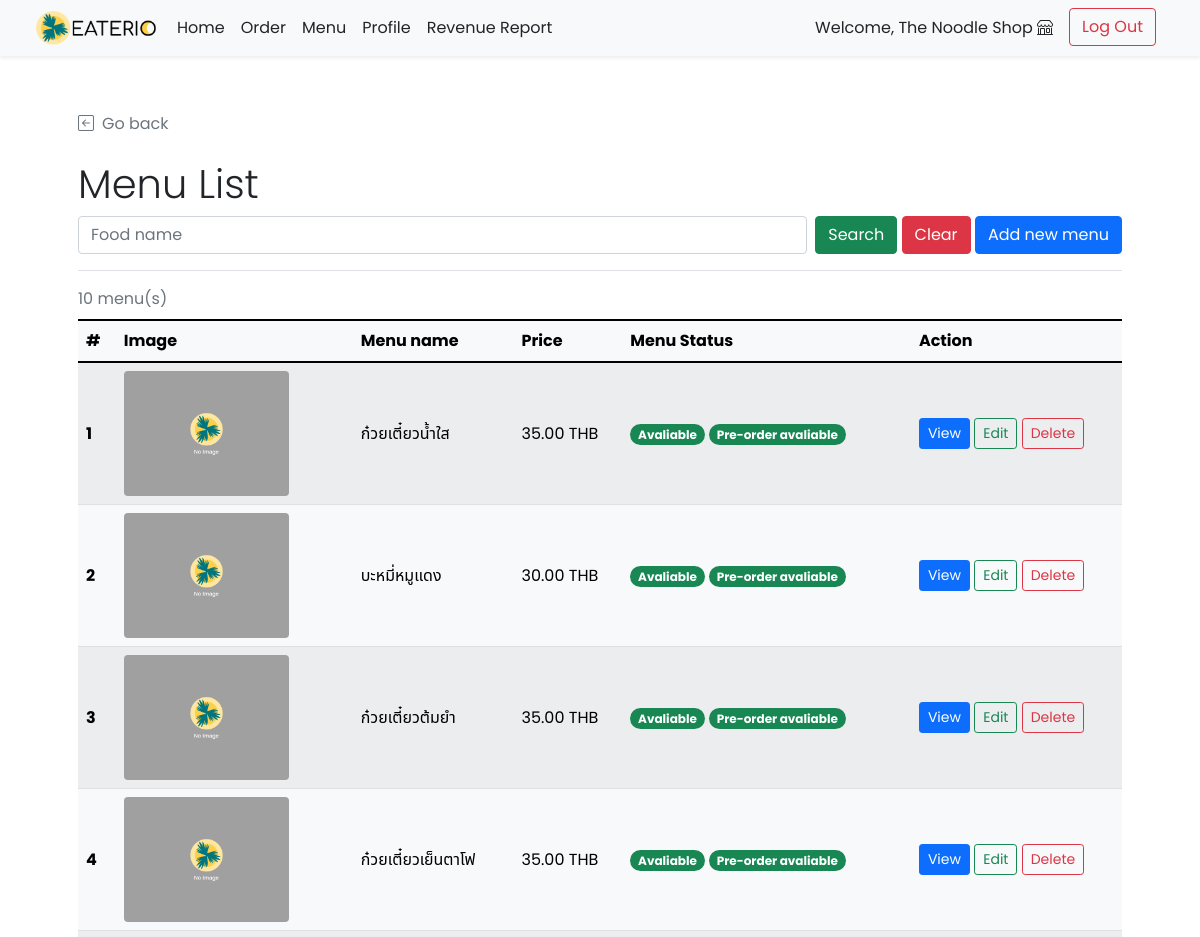
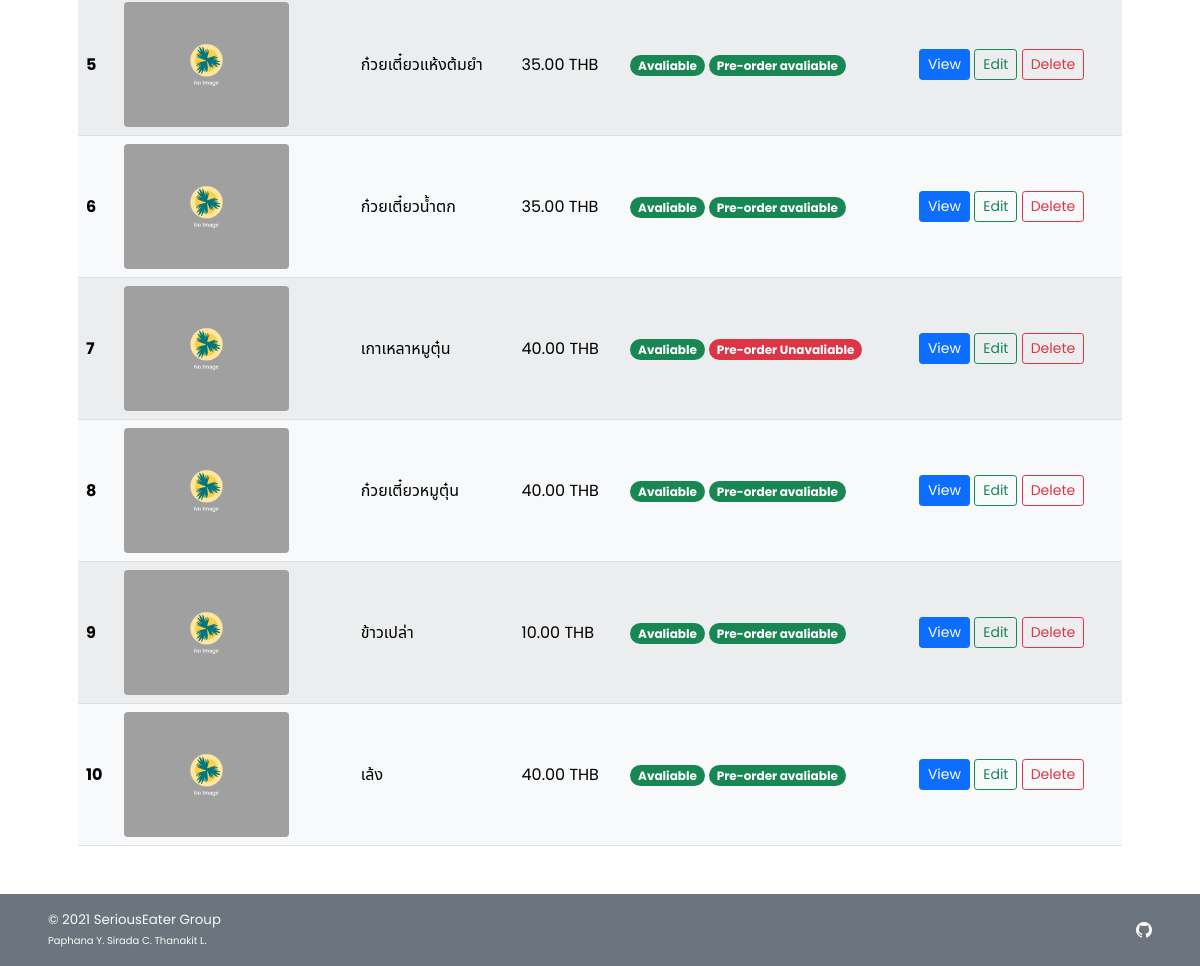
Before: /shop/shop_menu_list.php (signed in) with the older database file (2 pictures, top to bottom).
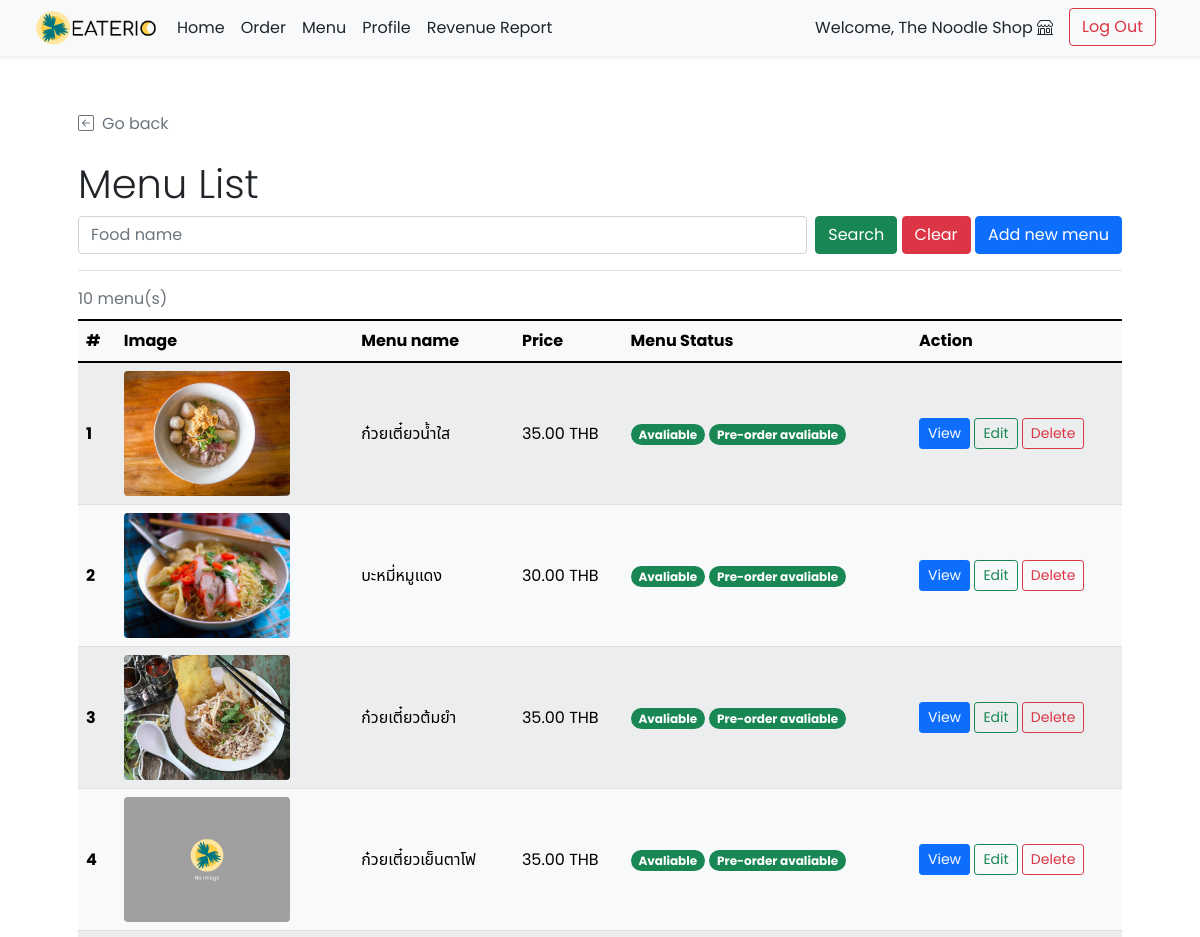
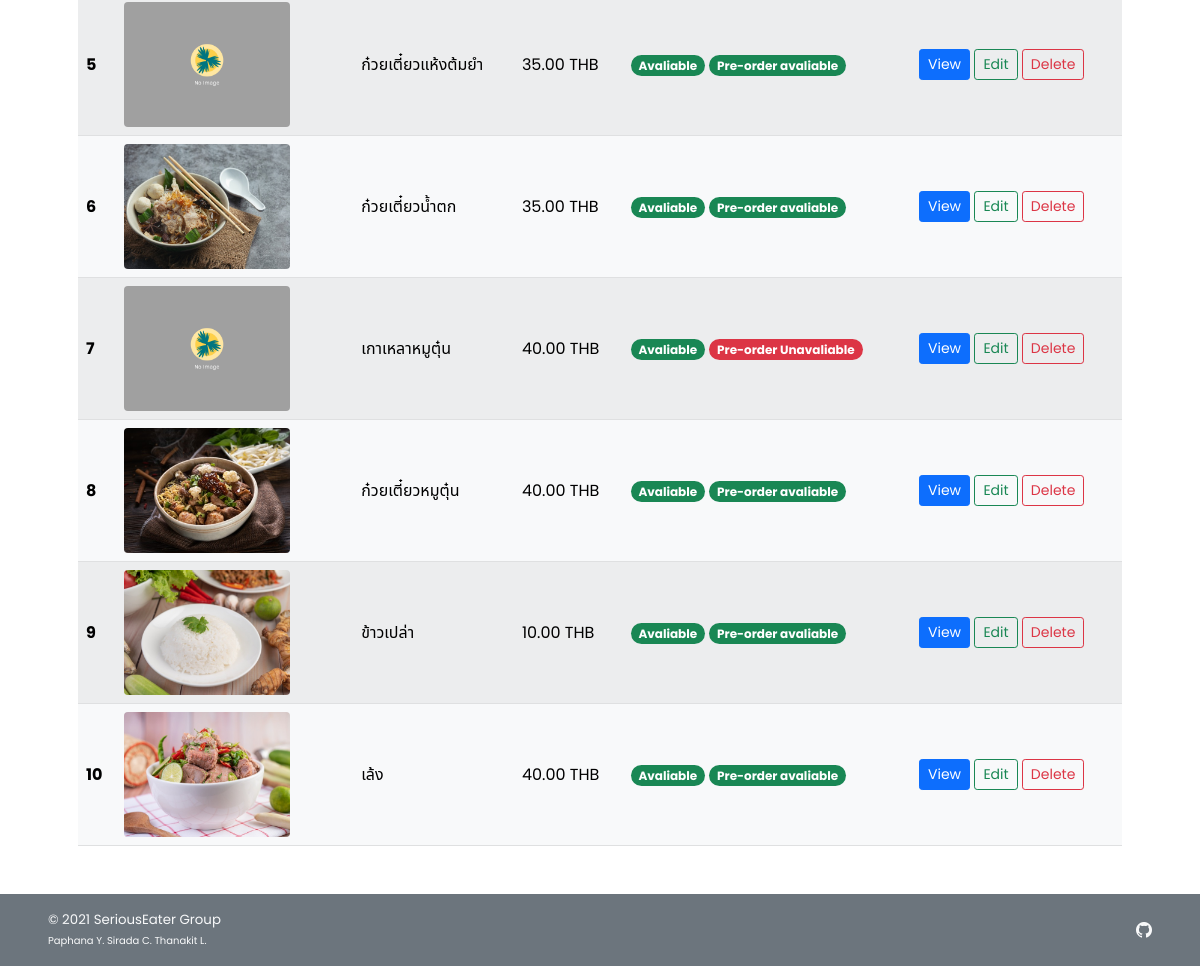
After: the same page with the newer database file (2 pictures, top to bottom).
### tables this page shows
CREATE TABLE `food` (
  `f_id` int(11) NOT NULL,
  `s_id` int(11) NOT NULL,
  `f_name` varchar(100) NOT NULL,
  `f_price` decimal(6,2) NOT NULL,
  `f_todayavail` tinyint(4) NOT NULL DEFAULT 1 COMMENT 'Food is available to order or not',
  `f_preorderavail` tinyint(4) NOT NULL DEFAULT 1,
  `f_pic` text DEFAULT NULL
);

### shop/shop_menu_list.php (the view, shortened to what the changed rows need)
<!DOCTYPE html>
<html lang="en">
<head>
    <?php
        include("../conn_db.php");
        include('../head.php');
        $s_id = $_SESSION["sid"];
    ?>
    <link href="../css/main.css" rel="stylesheet">
</head>
<body class="d-flex flex-column h-100">
    <div class="container px-5 pt-4" id="shop-body">
        <div class="mt-4 border-bottom">
            <h2 class="pt-3 display-6">Menu List</h2>
        </div>
    <div class="pt-2" id="cust-table">
        <?php
            if(!isset($_GET["search"])){
                $search_query = "SELECT * FROM food f WHERE s_id = {$s_id};";
            }else{
                $search_fn=$_GET["f_name"];
                $search_query = "SELECT * FROM food f WHERE s_id = {$s_id} AND f_name LIKE '%{$search_fn}%';";
            }
            $search_result = $mysqli -> query($search_query);
            $search_numrow = $search_result -> num_rows;
            if($search_numrow == 0){
        ?>
        <div class="row">
            <div class="col mt-2 ms-2 p-2 bg-danger text-white rounded text-start">
                <svg xmlns="http://www.w3.org/2000/svg" width="16" height="16" fill="currentColor"
                    class="bi bi-x-circle ms-2" viewBox="0 0 16 16">
                    <path d="M8 15A7 7 0 1 1 8 1a7 7 0 0 1 0 14zm0 1A8 8 0 1 0 8 0a8 8 0 0 0 0 16z" />
                    <path
                        d="M4.646 4.646a.5.5 0 0 1 .708 0L8 7.293l2.646-2.647a.5.5 0 0 1 .708.708L8.707 8l2.647 2.646a.5.5 0 0 1-.708.708L8 8.707l-2.646 2.647a.5.5 0 0 1-.708-.708L7.293 8 4.646 5.354a.5.5 0 0 1 0-.708z" />
                </svg><span class="ms-2 mt-2">No shop found!</span>
                <a href="shop_menu_list.php" class="text-white">Clear Search Result</a>
            </div>
        </div>
        <?php } else{ ?>
        <div class="table-responsive">
        <table class="table rounded-5 table-light table-striped table-hover align-middle caption-top mb-5">
            <caption><?php echo $search_numrow;?> menu(s) <?php if(isset($_GET["search"])){?><br /><a
                    Result</a><?php } ?></caption>
            <thead class="bg-light">
                <tr>
                    <th scope="col">#</th>
                    <th scope="col">Image</th>
                    <th scope="col">Menu name</th>
                    <th scope="col">Price</th>
                    <th scope="col">Menu Status</th>
                    <th scope="col">Action</th>
                </tr>
            </thead>
            <tbody>
                <?php $i=1; while($row = $search_result -> fetch_array()){ ?>
                <tr>
                    <th><?php echo $i++;?></th>
                    <td><img
                            <?php
                                if(is_null($row["f_pic"])){echo "src='../img/default.png'";}
                                else{echo "src=\"../img/{$row['f_pic']}\"";}
                            ?>
                            style="width:75%; height:125px; object-fit:cover;"
                            class="img-fluid rounded" alt="<?php echo $food_row["f_name"]?>">
                    </td>
                    <td><?php echo $row["f_name"];?></td>
                    <td><?php echo $row["f_price"]." THB";?></td>
                    <td>
                    <?php
                        if($row["f_todayavail"]==1){
                        ?>
                        <span class="badge rounded-pill bg-success">Avaliable</span>
                        <?php }else{ ?>
                        <span class="badge rounded-pill bg-danger">Unavaliable</span>
                        <?php }
                            if($row["f_preorderavail"]==1){
                        ?>
                        <span class="badge rounded-pill bg-success">Pre-order avaliable</span>
                        <?php }else{ ?>
                        <span class="badge rounded-pill bg-danger">Pre-order Unavaliable</span>
                        <?php } ?>
                    </td>
                    <td>
                        <a href="shop_menu_detail.php?f_id=<?php echo $row["f_id"]?>"
                            class="btn btn-sm btn-primary">View</a>
                        <a href="shop_menu_edit.php?f_id=<?php echo $row["f_id"]?>"
                            class="btn btn-sm btn-outline-success">Edit</a>
                        <a href="shop_menu_delete.php?f_id=<?php echo $row["f_id"]?>"
                            class="btn btn-sm btn-outline-danger">Delete</a>
                    </td>
                </tr>
                <?php } ?>
            </tbody>
        </table>
        </div>
        <?php }
        ?>
    </div>
    </div>
</body>
</html>

Changed rows visible on the page:
changed food "ก๋วยเตี๋ยวน้ำใส": f_pic: picture added in place of a placeholder
changed food "บะหมี่หมูแดง": f_pic: picture added in place of a placeholder
changed food "ก๋วยเตี๋ยวต้มยำ": f_pic: picture added in place of a placeholder
changed food "ก๋วยเตี๋ยวน้ำตก": f_pic: picture added in place of a placeholder
changed food "ก๋วยเตี๋ยวหมูตุ๋น": f_pic: picture added in place of a placeholder
changed food "ข้าวเปล่า": f_pic: picture added in place of a placeholder
changed food "เล้ง": f_pic: picture added in place of a placeholder
